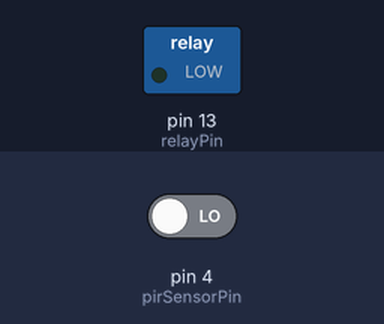
This sketch was run on a simulated Arduino Uno, built with avr-gcc and run on an emulated ATmega328P. Shown: switched loads named in the sketch (green lamp = pin HIGH). The inputs (shaded band) are chosen by the test bench; at power-on: pin 4 (pirSensorPin) LOW.

Above: at 1.2 s.
1.3 s: pin 4 (pirSensorPin) driven HIGH
At 2.2 s:
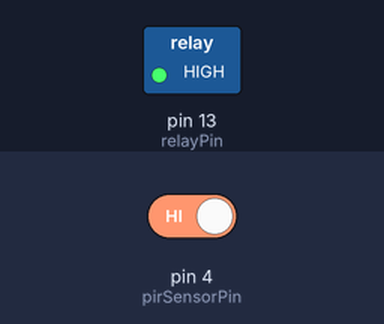
2.8 s: pin 4 (pirSensorPin) driven LOW
At 3.4 s:
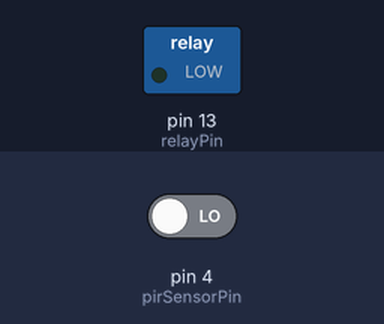
Timing chart, 0 to 5.8 s (numbered marks = the images above; inputs shaded):
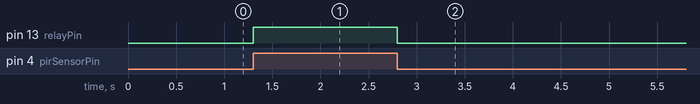

Measured:
- after the input at 1.3 s, pin 13 (relayPin): LOW → HIGH at once
- after the input at 2.8 s, pin 13 (relayPin): HIGH → LOW at once

The sketch:

gy_HC_SR501_PIR_Sensor.ino
```cpp
/*
 gungor 17/09/2016
*/
int pirSensorPin = 4;
int relayPin = 13; //led

void setup (){
  pinMode(pirSensorPin, INPUT);
  pinMode(relayPin, OUTPUT);
}

void loop() {
  if (digitalRead(pirSensorPin) == 1 )
  {
    digitalWrite(relayPin,HIGH);
  }
  else
  {
    digitalWrite(relayPin,LOW);
  }
  delay(100);

}
```
